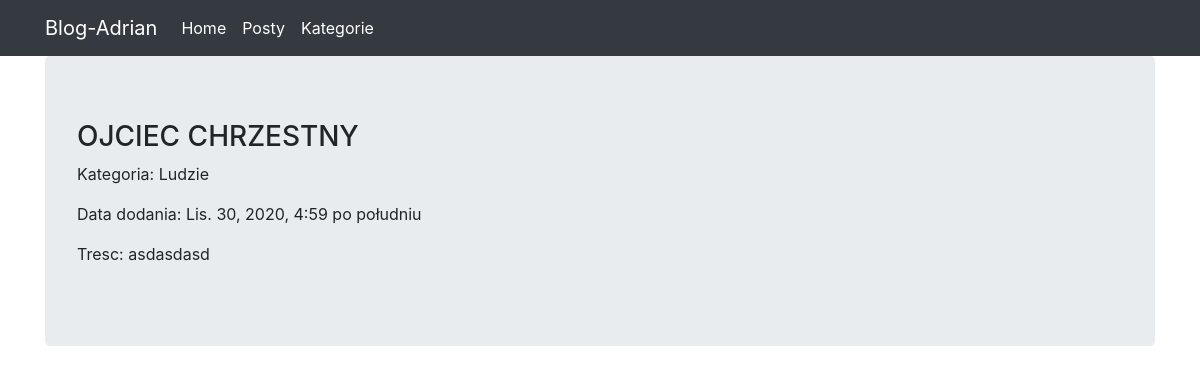
/post/ojciec-chrzestny/, run on the app's committed database.
### post_app/models.py (models this page shows, shortened)
class Post(Model):
    title = CharField(max_length=128)
    category = ForeignKey(Category, on_delete=DO_NOTHING)
    text = TextField(default='')
    created_at = DateTimeField(auto_now_add=True)
    slug = AutoSlugField(populate_from='title', max_length=100, unique=True)

class Category(Model):
    name = CharField(max_length=128)
    slug = AutoSlugField(populate_from='name', max_length=100, unique=True)
    def __str__(self):
        return self.name

### post_app/views.py (the view)
# urls.py: path('post/<slug:slug>/', PostDetailView.as_view(), name='post_detail_view'),
class PostDetailView(DetailView):
    template_name = 'post_detail.html'
    model = Post

### post_app/templates/post_detail.html
{% extends "base.html" %}
{% block content %}
    <h3>{{object.title}}</h3>
    <p>Kategoria: {{object.category}}</p>
    <p>Data dodania: {{object.created_at}} </p>
    <p>Tresc: {{object.text}}</p>
{% endblock %}

### data on the page
Post: title "OJCIEC CHRZESTNY", category "Ludzie", created_at "Lis. 30, 2020, 4:59 po południu", text "asdasdasd"
